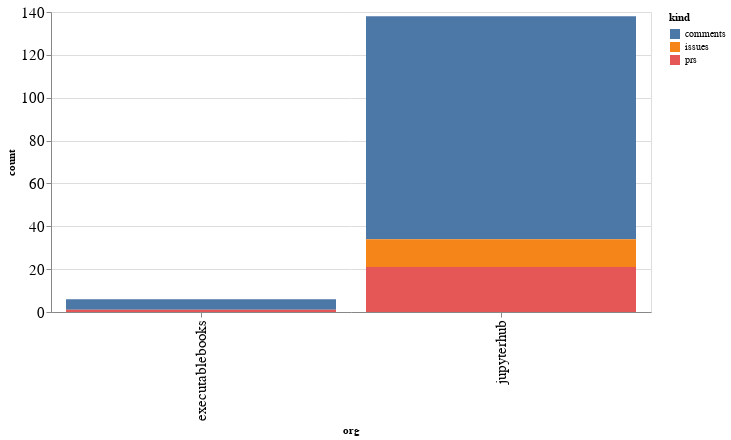

The cell this chart's notebook holds for it:
### Code cell
alt.Chart(org_summaries, width=600).mark_bar().encode(
    x='org',
    y='count',
    color='kind',
    tooltip="org"
)

### Figure 1 — Vega-Lite specification as saved in the notebook (floating-point values rounded to 4 significant figures)
{"config": {"axisLeft": {"labelFontSize": 15}, "axisBottom": {"labelFontSize": 15}}, "data": {"name": "data-08549d410b5799bf90842308dcdc60ca"}, "mark": "bar", "encoding": {"color": {"type": "nominal", "field": "kind"}, "tooltip": {"type": "nominal", "field": "org"}, "x": {"type": "nominal", "field": "org"}, "y": {"type": "quantitative", "field": "count"}}, "width": 600, "$schema": "https://vega.github.io/schema/vega-lite/v4.8.1.json", "datasets": {"data-08549d410b5799bf90842308dcdc60ca": [{"org": "executablebooks", "kind": "comments", "count": 5}, {"org": "executablebooks", "kind": "prs", "count": 1}, {"org": "jupyterhub", "kind": "comments", "count": 104}, {"org": "jupyterhub", "kind": "issues", "count": 13}, {"org": "jupyterhub", "kind": "prs", "count": 21}]}}
